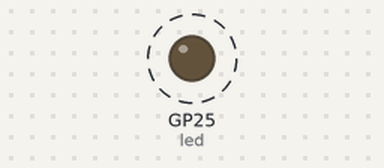
A program run on a simulated Raspberry Pi Pico running MicroPython. Shown: output pins drawn as LEDs (lit = HIGH). Dashed ring = blinking. WiFi joins after 1.5 s; requests to the public web service named in the program get a made-up reply in its usual format after 0.4 s (London, UTC, broken clouds, 64 % humidity, 1013 hPa unless stated); values from a settings file that is not in the repository are placeholders; what the program prints to the serial console is not drawn. At 1.9 s the program stops and its outputs stay as they are.

Above: at 0.05 s.
Timing chart, 0 to 3.0 s (numbered marks = the images above):
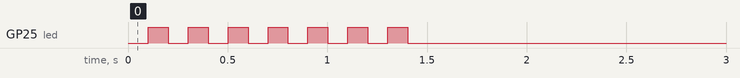

Measured:
- by itself, GP25 (led): alternates HIGH for 0.10 s and LOW for 0.10 s, 14 changes in all, then stays LOW

The program:

http.py
```python
import os
import time  # type: ignore

import machine  # type: ignore
import network  # type: ignore
import urequests  # type: ignore
from machine import Pin, Timer  # type: ignore

import settings

print(os.uname())

WIFI_SSID = settings.WIFI_SSID
WIFI_PASSWORD = settings.WIFI_PASSWORD

API_URL = "https://api.ipify.org"

wlan = network.WLAN(network.STA_IF)


def connect_wifi():
    if wlan.isconnected():
        print("already connected to WIFI")
        print("local IP:", wlan.ifconfig()[0])
        return True

    print(f"connecting to WIFI network: {WIFI_SSID}...")
    print(wlan.ifconfig())

    wlan.active(True)
    wlan.connect(WIFI_SSID, WIFI_PASSWORD)

    max_wait_s = 20
    start_time = time.ticks_ms()

    led = Pin("LED", Pin.OUT)

    timer = Timer()

    timer.init(period=100, mode=Timer.PERIODIC, callback=lambda v: led.toggle())

    def timeout():
        return time.ticks_diff(time.ticks_ms(), start_time) < max_wait_s * 1000

    spinner = "\\|/-"
    try:
        while not wlan.isconnected() and timeout():
            status = wlan.status()
            if status == network.STAT_CONNECTING:
                ch, *spinner = spinner
                spinner.append(ch)
                print(f"\r{ch}", end="")
            elif status == network.STAT_WRONG_PASSWORD:
                print("\nerror: wrong wifi password")
                return False
            elif status == network.STAT_NO_AP_FOUND:
                print("\nerror: SSID not found")
                return False
            elif status == network.STAT_CONNECT_FAIL:
                print("\nerror: connection failed (reason unknown)")
                return False
            # status codes:
            # 0=idle, 1=connecting, 2=wrong pwd, 3=connected, <0=error
            elif status < 0 or status >= 3:
                break
            machine.idle()
    finally:
        timer.deinit()
        led.off()

    print("\r")
    if wlan.isconnected():
        print("WIFI connected successfully")
        print("local IP:", wlan.ifconfig()[0])
        return True
    else:
        status = wlan.status()
        print(f"failed to connect to WIFI: {status}")
        wlan.active(False)
        return False


if connect_wifi():
    print(f"connecting to {API_URL}...")
    response = None
    try:
        response = urequests.get(API_URL)

        if response.status_code == 200:
            public_ip = response.text
            print("-" * 20)
            print(f"retrieved public IP: {public_ip}")
            print("-" * 20)
        else:
            print(f"error: {response.status_code} / {response.text}")

    except OSError as e:
        print(f"os error: {e}")
    except Exception as e:
        print(f"unexpected error: {e}")

    finally:
        if response:
            response.close()
            print("response closed")

    print("disconnecting WIFI...")
    wlan.disconnect()
    wlan.active(False)
    print("WIFI disconnected")

else:
    print("cannot proceed without a WIFI connection")
```
